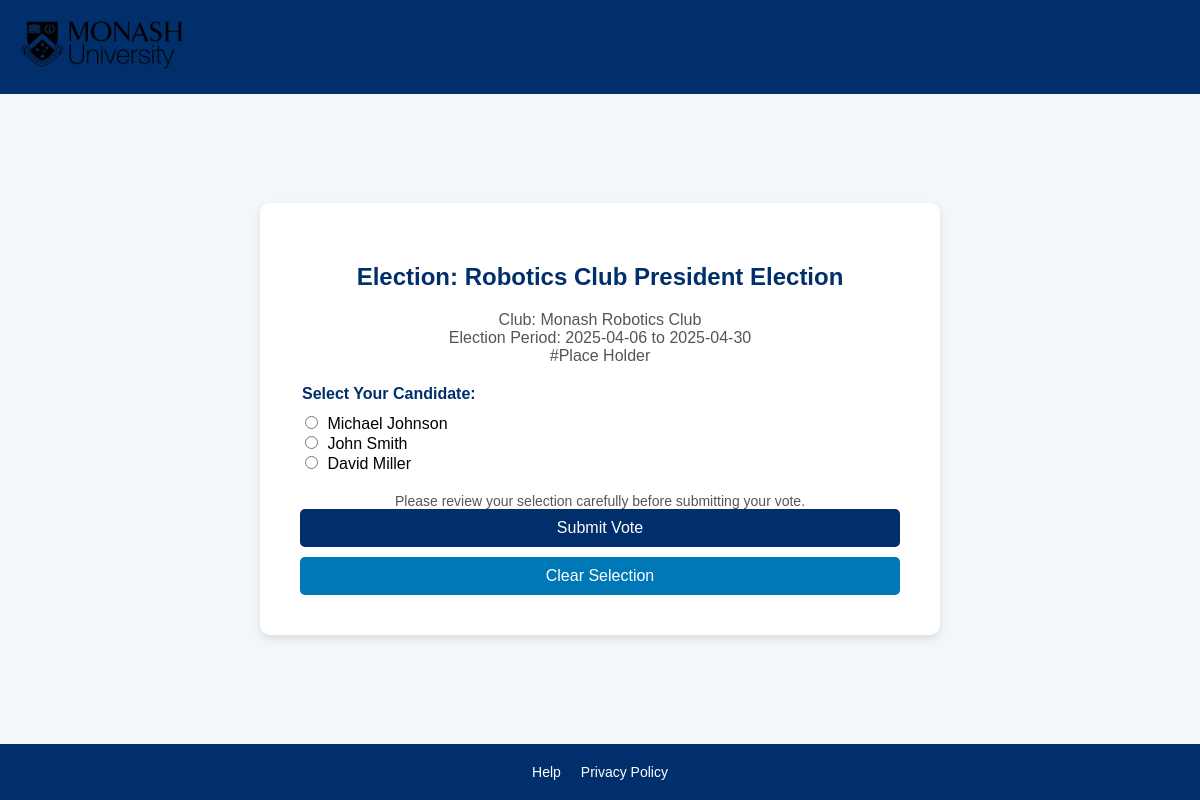
Page /vote/4/ (signed in) on the committed database.
### voting/models.py (models this page shows, shortened)
class Election(models.Model):
    STATUS_PENDING = 'Pending'
    STATUS_ONGOING = 'Ongoing'
    STATUS_ENDED = 'Ended'
    STATUS_CHOICES = [
        (STATUS_PENDING, 'Pending'),
        (STATUS_ONGOING, 'Ongoing'),
        (STATUS_ENDED, 'Ended'),
    ]
    club = models.ForeignKey('Club', on_delete=models.CASCADE, related_name='elections')
    name = models.CharField(max_length=200)
    description = models.TextField(blank=True)
    start_date = models.DateField()
    end_date = models.DateField()
    status = models.CharField(max_length=20, choices=STATUS_CHOICES, default=STATUS_PENDING)
    created_by = models.ForeignKey(settings.AUTH_USER_MODEL, on_delete=models.CASCADE, related_name='created_elections')
    candidates = models.ManyToManyField('Candidate', related_name='elections', blank=True)

class Club(models.Model):
    name = models.CharField(max_length=200, unique=True)
    description = models.TextField(blank=True)
    created_at = models.DateTimeField(auto_now_add=True)

class Candidate(models.Model):
    club = models.ForeignKey('Club', on_delete=models.CASCADE, related_name='candidates')
    user = models.ForeignKey(settings.AUTH_USER_MODEL, on_delete=models.CASCADE, related_name='candidate_entries')
    bio = models.TextField(blank=True)
    photo = models.ImageField(upload_to='candidates/', blank=True, null=True)
    class Meta:
        unique_together = ('club', 'user')

### voting/views.py (the view, shortened to what this page needs)
# urls.py: path('vote/<int:election_id>/', views.voting_view, name='voting'),
@login_required
def voting_view(request, election_id):
    election = get_object_or_404(Election, id=election_id)
    if not Membership.objects.filter(user=request.user, club=election.club).exists():
        messages.error(request, "You are not a member of this club and cannot vote here.")
        return redirect('club_selection')
    return render(request, "voting/voting_page.html", {"election": election})

### voting/templates/voting/voting_page.html (shortened to what this page needs)
{% load static %}
<!DOCTYPE html>
<html lang="en">
<head>
</head>
<body>
  <header>
    <div class="logo-container">
      <a href="/" title="Monash University Home">
        <img src="{% static 'images/logo.png' %}" alt="Monash University Logo" class="logo">
      </a>
    </div>
  </header>
  <main>
    <section class="voting-container">
      <h1 class="title">Election: {{ election.name }}</h1>
      <p class="description">
        Club: {{ election.club.name }}<br>
        Election Period: {{ election.start_date|date:"Y-m-d" }} to {{ election.end_date|date:"Y-m-d" }}<br>
        {% if election.description %}{{ election.description }}{% endif %}
      </p>
      <form id="votingForm" action="{% url 'voting' election.id %}" method="POST" class="voting-form">
        <div class="form-group">
          <fieldset>
            <legend>Select Your Candidate:</legend>
            {% for candidate in election.candidates.all %}
              <div>
                <input type="radio" id="candidate{{ candidate.id }}" name="candidate" value="{{ candidate.id }}" required>
                <label for="candidate{{ candidate.id }}">
                  {{ candidate.user.get_full_name|default:candidate.user.username }}
                </label>
              </div>
            {% empty %}
              <p>No candidates available for this election.</p>
            {% endfor %}
          </fieldset>
        </div>
        <div class="confirmation">
          Please review your selection carefully before submitting your vote.
        </div>
        <button type="submit" class="btn primary">Submit Vote</button>
        <button type="reset" class="btn secondary">Clear Selection</button>
      </form>
    </section>
  </main>
  <footer>
    <div class="footer-links">
      <a href="/help" class="footer-link">Help</a>
      <a href="/privacy-policy" class="footer-link">Privacy Policy</a>
    </div>
  </footer>
</body>
</html>

### voting/templates/voting/voting_page.html (style rules this page uses)
:root { --primary-color: #002f6c; --secondary-color: #0077b6; --background-color: #f4f7fa; --white: #fff; --text-color: #555; --shadow: 0 4px 8px rgba(0, 0, 0, 0.1); }
body { font-family: Arial, sans-serif; background-color: var(--background-color); margin: 0; padding: 0; display: flex; flex-direction: column; min-height: 100vh; }
header { background-color: var(--primary-color); padding: 20px; text-align: left; }
.logo { background-color: transparent; height: 50px; }
main { flex-grow: 1; display: flex; justify-content: center; align-items: center; padding: 20px; }
.voting-container { background-color: var(--white); padding: 40px; box-shadow: var(--shadow); border-radius: 10px; text-align: center; max-width: 600px; width: 100%; margin: auto; }
.title { font-size: 24px; margin-bottom: 20px; color: var(--primary-color); }
.description { margin-bottom: 20px; font-size: 16px; color: var(--text-color); }
.form-group { margin-bottom: 20px; text-align: left; }
fieldset { border: none; padding: 0; margin: 0; }
legend { font-weight: bold; margin-bottom: 10px; color: var(--primary-color); }
label { display: inline-block; margin-right: 10px; cursor: pointer; }
input[type="radio"] { margin-right: 5px; cursor: pointer; }
.btn { width: 100%; padding: 10px; border: none; border-radius: 5px; font-size: 16px; cursor: pointer; transition: background-color 0.3s ease; }
.btn.primary { background-color: var(--primary-color); color: var(--white); }
.btn.secondary { background-color: var(--secondary-color); color: var(--white); margin-top: 10px; }
.confirmation { margin-top: 20px; font-size: 14px; color: var(--text-color); }
footer { background-color: var(--primary-color); padding: 20px; text-align: center; color: var(--white); }
.footer-links { display: flex; justify-content: center; gap: 20px; }
.footer-link { color: var(--white); text-decoration: none; font-size: 14px; }

### rows in the picture
Election: name "Robotics Club President Election", club.name "Monash Robotics Club", start_date "2025-04-06", end_date "2025-04-30", description "#Place Holder"
Candidate: user.get_full_name "Michael Johnson"
Candidate: user.get_full_name "John Smith"
Candidate: user.get_full_name "David Miller"
